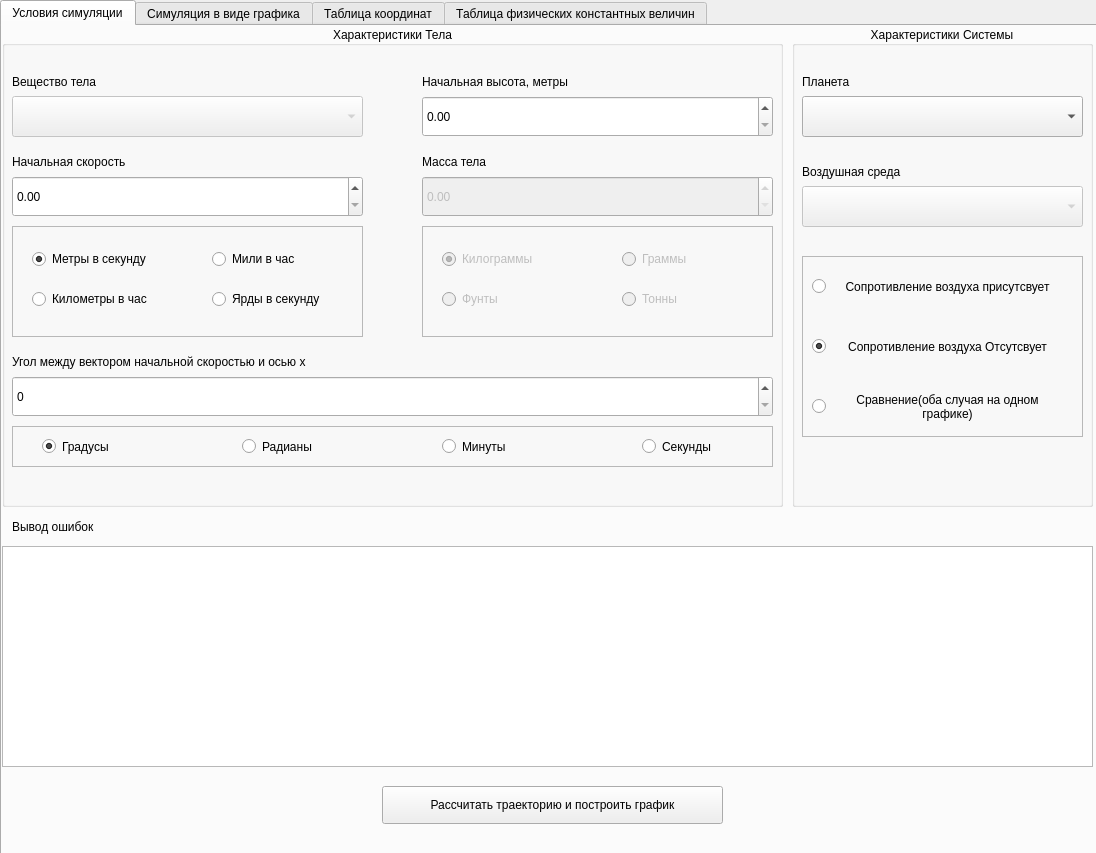
<?xml version="1.0" encoding="UTF-8"?>
<ui version="4.0">
 <class>MainWindow</class>
 <widget class="QMainWindow" name="MainWindow">
  <property name="geometry">
   <rect>
    <x>0</x>
    <y>0</y>
    <width>1096</width>
    <height>853</height>
   </rect>
  </property>
  <property name="windowTitle">
   <string>Projectile simulation</string>
  </property>
  <property name="tabShape">
   <enum>QTabWidget::Rounded</enum>
  </property>
  <widget class="QWidget" name="centralwidget">
   <widget class="QTabWidget" name="tabWidget">
    <property name="geometry">
     <rect>
      <x>0</x>
      <y>0</y>
      <width>1101</width>
      <height>861</height>
     </rect>
    </property>
    <property name="currentIndex">
     <number>0</number>
    </property>
    <widget class="QWidget" name="tab">
     <attribute name="title">
      <string>Условия симуляции</string>
     </attribute>
     <widget class="QGroupBox" name="groupBox">
      <property name="geometry">
       <rect>
        <x>0</x>
        <y>0</y>
        <width>781</width>
        <height>481</height>
       </rect>
      </property>
      <property name="title">
       <string>Характеристики Тела</string>
      </property>
      <property name="alignment">
       <set>Qt::AlignCenter</set>
      </property>
      <property name="flat">
       <bool>false</bool>
      </property>
      <property name="checkable">
       <bool>false</bool>
      </property>
      <widget class="QComboBox" name="comboBox_density">
       <property name="enabled">
        <bool>false</bool>
       </property>
       <property name="geometry">
        <rect>
         <x>10</x>
         <y>70</y>
         <width>351</width>
         <height>41</height>
        </rect>
       </property>
       <item>
        <property name="text">
         <string/>
        </property>
       </item>
       <item>
        <property name="text">
         <string>Литий</string>
        </property>
       </item>
       <item>
        <property name="text">
         <string>Натрий </string>
        </property>
       </item>
       <item>
        <property name="text">
         <string>Бериллий</string>
        </property>
       </item>
       <item>
        <property name="text">
         <string>Алюминий</string>
        </property>
       </item>
       <item>
        <property name="text">
         <string>Германий</string>
        </property>
       </item>
       <item>
        <property name="text">
         <string>Хром</string>
        </property>
       </item>
       <item>
        <property name="text">
         <string>Железо</string>
        </property>
       </item>
       <item>
        <property name="text">
         <string>Медь</string>
        </property>
       </item>
       <item>
        <property name="text">
         <string>Серебро</string>
        </property>
       </item>
       <item>
        <property name="text">
         <string>Свинец</string>
        </property>
       </item>
       <item>
        <property name="text">
         <string>Палладий</string>
        </property>
       </item>
       <item>
        <property name="text">
         <string>Уран</string>
        </property>
       </item>
       <item>
        <property name="text">
         <string>Золото</string>
        </property>
       </item>
       <item>
        <property name="text">
         <string>Платина</string>
        </property>
       </item>
       <item>
        <property name="text">
         <string>Иридий</string>
        </property>
       </item>
      </widget>
      <widget class="QLabel" name="density_label">
       <property name="geometry">
        <rect>
         <x>10</x>
         <y>40</y>
         <width>251</width>
         <height>31</height>
        </rect>
       </property>
       <property name="text">
        <string>Вещество тела</string>
       </property>
      </widget>
      <widget class="QLabel" name="speed_label">
       <property name="geometry">
        <rect>
         <x>10</x>
         <y>120</y>
         <width>191</width>
         <height>31</height>
        </rect>
       </property>
       <property name="text">
        <string>Начальная скорость</string>
       </property>
      </widget>
      <widget class="QLabel" name="mass_label">
       <property name="geometry">
        <rect>
         <x>420</x>
         <y>120</y>
         <width>271</width>
         <height>31</height>
        </rect>
       </property>
       <property name="text">
        <string>Масса тела</string>
       </property>
      </widget>
      <widget class="QDoubleSpinBox" name="startspeedbox">
       <property name="geometry">
        <rect>
         <x>10</x>
         <y>150</y>
         <width>351</width>
         <height>41</height>
        </rect>
       </property>
       <property name="maximum">
        <double>10000.989999999999782</double>
       </property>
      </widget>
      <widget class="QDoubleSpinBox" name="massBox">
       <property name="enabled">
        <bool>false</bool>
       </property>
       <property name="geometry">
        <rect>
         <x>420</x>
         <y>150</y>
         <width>351</width>
         <height>41</height>
        </rect>
       </property>
       <property name="maximum">
        <double>10000.989999999999782</double>
       </property>
      </widget>
      <widget class="QFrame" name="speedframe">
       <property name="geometry">
        <rect>
         <x>10</x>
         <y>200</y>
         <width>351</width>
         <height>111</height>
        </rect>
       </property>
       <property name="frameShape">
        <enum>QFrame::StyledPanel</enum>
       </property>
       <property name="frameShadow">
        <enum>QFrame::Raised</enum>
       </property>
       <widget class="QRadioButton" name="metresps">
        <property name="geometry">
         <rect>
          <x>20</x>
          <y>20</y>
          <width>171</width>
          <height>26</height>
         </rect>
        </property>
        <property name="text">
         <string>Метры в секунду</string>
        </property>
        <property name="checked">
         <bool>true</bool>
        </property>
       </widget>
       <widget class="QRadioButton" name="kilometresph">
        <property name="geometry">
         <rect>
          <x>20</x>
          <y>60</y>
          <width>161</width>
          <height>26</height>
         </rect>
        </property>
        <property name="text">
         <string>Километры в час</string>
        </property>
       </widget>
       <widget class="QRadioButton" name="milesph">
        <property name="geometry">
         <rect>
          <x>200</x>
          <y>20</y>
          <width>141</width>
          <height>26</height>
         </rect>
        </property>
        <property name="text">
         <string>Мили в час</string>
        </property>
       </widget>
       <widget class="QRadioButton" name="yardsps">
        <property name="geometry">
         <rect>
          <x>200</x>
          <y>60</y>
          <width>141</width>
          <height>26</height>
         </rect>
        </property>
        <property name="text">
         <string>Ярды в секунду</string>
        </property>
       </widget>
      </widget>
      <widget class="QFrame" name="massframe">
       <property name="enabled">
        <bool>false</bool>
       </property>
       <property name="geometry">
        <rect>
         <x>420</x>
         <y>200</y>
         <width>351</width>
         <height>111</height>
        </rect>
       </property>
       <property name="frameShape">
        <enum>QFrame::StyledPanel</enum>
       </property>
       <property name="frameShadow">
        <enum>QFrame::Raised</enum>
       </property>
       <widget class="QRadioButton" name="kilograms">
        <property name="geometry">
         <rect>
          <x>20</x>
          <y>20</y>
          <width>171</width>
          <height>26</height>
         </rect>
        </property>
        <property name="text">
         <string>Килограммы</string>
        </property>
        <property name="checked">
         <bool>true</bool>
        </property>
       </widget>
       <widget class="QRadioButton" name="pounds">
        <property name="geometry">
         <rect>
          <x>20</x>
          <y>60</y>
          <width>161</width>
          <height>26</height>
         </rect>
        </property>
        <property name="text">
         <string>Фунты</string>
        </property>
       </widget>
       <widget class="QRadioButton" name="grams">
        <property name="geometry">
         <rect>
          <x>200</x>
          <y>20</y>
          <width>141</width>
          <height>26</height>
         </rect>
        </property>
        <property name="text">
         <string>Граммы</string>
        </property>
       </widget>
       <widget class="QRadioButton" name="tons">
        <property name="geometry">
         <rect>
          <x>200</x>
          <y>60</y>
          <width>141</width>
          <height>26</height>
         </rect>
        </property>
        <property name="text">
         <string>Тонны</string>
        </property>
       </widget>
      </widget>
      <widget class="QLabel" name="label">
       <property name="geometry">
        <rect>
         <x>420</x>
         <y>40</y>
         <width>351</width>
         <height>31</height>
        </rect>
       </property>
       <property name="text">
        <string>Начальная высота, метры</string>
       </property>
      </widget>
      <widget class="QDoubleSpinBox" name="start_height">
       <property name="geometry">
        <rect>
         <x>420</x>
         <y>70</y>
         <width>351</width>
         <height>41</height>
        </rect>
       </property>
       <property name="maximum">
        <double>99000.990000000005239</double>
       </property>
      </widget>
      <widget class="QLabel" name="angle_label">
       <property name="geometry">
        <rect>
         <x>10</x>
         <y>320</y>
         <width>621</width>
         <height>31</height>
        </rect>
       </property>
       <property name="text">
        <string>Угол между вектором начальной скоростью и осью x</string>
       </property>
      </widget>
      <widget class="QSpinBox" name="anglebox">
       <property name="geometry">
        <rect>
         <x>10</x>
         <y>350</y>
         <width>761</width>
         <height>41</height>
        </rect>
       </property>
       <property name="maximum">
        <number>90000</number>
       </property>
      </widget>
      <widget class="QFrame" name="angleframe">
       <property name="geometry">
        <rect>
         <x>10</x>
         <y>400</y>
         <width>761</width>
         <height>41</height>
        </rect>
       </property>
       <property name="frameShape">
        <enum>QFrame::StyledPanel</enum>
       </property>
       <property name="frameShadow">
        <enum>QFrame::Raised</enum>
       </property>
       <widget class="QRadioButton" name="degrees">
        <property name="geometry">
         <rect>
          <x>30</x>
          <y>0</y>
          <width>101</width>
          <height>41</height>
         </rect>
        </property>
        <property name="text">
         <string>Градусы</string>
        </property>
        <property name="checked">
         <bool>true</bool>
        </property>
       </widget>
       <widget class="QRadioButton" name="radians">
        <property name="geometry">
         <rect>
          <x>230</x>
          <y>0</y>
          <width>101</width>
          <height>41</height>
         </rect>
        </property>
        <property name="text">
         <string>Радианы</string>
        </property>
       </widget>
       <widget class="QRadioButton" name="minutes">
        <property name="geometry">
         <rect>
          <x>430</x>
          <y>0</y>
          <width>101</width>
          <height>41</height>
         </rect>
        </property>
        <property name="text">
         <string>Минуты</string>
        </property>
       </widget>
       <widget class="QRadioButton" name="seconds">
        <property name="geometry">
         <rect>
          <x>630</x>
          <y>0</y>
          <width>101</width>
          <height>41</height>
         </rect>
        </property>
        <property name="text">
         <string>Секунды</string>
        </property>
       </widget>
      </widget>
     </widget>
     <widget class="QGroupBox" name="systemcharacteristics">
      <property name="geometry">
       <rect>
        <x>790</x>
        <y>0</y>
        <width>301</width>
        <height>481</height>
       </rect>
      </property>
      <property name="title">
       <string>Характеристики Системы</string>
      </property>
      <property name="alignment">
       <set>Qt::AlignCenter</set>
      </property>
      <widget class="QLabel" name="planet_label">
       <property name="geometry">
        <rect>
         <x>10</x>
         <y>40</y>
         <width>141</width>
         <height>31</height>
        </rect>
       </property>
       <property name="text">
        <string>Планета</string>
       </property>
      </widget>
      <widget class="QComboBox" name="comboBox_planet">
       <property name="geometry">
        <rect>
         <x>10</x>
         <y>70</y>
         <width>281</width>
         <height>41</height>
        </rect>
       </property>
       <item>
        <property name="text">
         <string/>
        </property>
       </item>
       <item>
        <property name="text">
         <string>Плутон</string>
        </property>
       </item>
       <item>
        <property name="text">
         <string>Эрида</string>
        </property>
       </item>
       <item>
        <property name="text">
         <string>Луна</string>
        </property>
       </item>
       <item>
        <property name="text">
         <string>Меркурий</string>
        </property>
       </item>
       <item>
        <property name="text">
         <string>Марс</string>
        </property>
       </item>
       <item>
        <property name="text">
         <string>Уран</string>
        </property>
       </item>
       <item>
        <property name="text">
         <string>Венера</string>
        </property>
       </item>
       <item>
        <property name="text">
         <string>Земля</string>
        </property>
       </item>
       <item>
        <property name="text">
         <string>Сатурн</string>
        </property>
       </item>
       <item>
        <property name="text">
         <string>Нептун</string>
        </property>
       </item>
       <item>
        <property name="text">
         <string>Юпитер</string>
        </property>
       </item>
      </widget>
      <widget class="QLabel" name="environment_label">
       <property name="geometry">
        <rect>
         <x>10</x>
         <y>130</y>
         <width>131</width>
         <height>31</height>
        </rect>
       </property>
       <property name="text">
        <string>Воздушная среда</string>
       </property>
       <property name="scaledContents">
        <bool>false</bool>
       </property>
       <property name="wordWrap">
        <bool>false</bool>
       </property>
      </widget>
      <widget class="QComboBox" name="comboBox_environment">
       <property name="enabled">
        <bool>false</bool>
       </property>
       <property name="geometry">
        <rect>
         <x>10</x>
         <y>160</y>
         <width>281</width>
         <height>41</height>
        </rect>
       </property>
       <item>
        <property name="text">
         <string/>
        </property>
       </item>
       <item>
        <property name="text">
         <string>Водород</string>
        </property>
       </item>
       <item>
        <property name="text">
         <string>Гелий</string>
        </property>
       </item>
       <item>
        <property name="text">
         <string>Метан</string>
        </property>
       </item>
       <item>
        <property name="text">
         <string>Аммиак</string>
        </property>
       </item>
       <item>
        <property name="text">
         <string>Воздух</string>
        </property>
       </item>
       <item>
        <property name="text">
         <string>Аргон</string>
        </property>
       </item>
       <item>
        <property name="text">
         <string>Углекислый газ</string>
        </property>
       </item>
       <item>
        <property name="text">
         <string>Хлор</string>
        </property>
       </item>
       <item>
        <property name="text">
         <string>Криптон</string>
        </property>
       </item>
       <item>
        <property name="text">
         <string>Ксенон</string>
        </property>
       </item>
       <item>
        <property name="text">
         <string>Радон</string>
        </property>
       </item>
       <item>
        <property name="text">
         <string>Гексафторид вольфрама</string>
        </property>
       </item>
      </widget>
      <widget class="QFrame" name="airresistanceframe">
       <property name="geometry">
        <rect>
         <x>10</x>
         <y>230</y>
         <width>281</width>
         <height>181</height>
        </rect>
       </property>
       <property name="frameShape">
        <enum>QFrame::StyledPanel</enum>
       </property>
       <property name="frameShadow">
        <enum>QFrame::Raised</enum>
       </property>
       <widget class="QRadioButton" name="airresistanceonbut">
        <property name="enabled">
         <bool>true</bool>
        </property>
        <property name="geometry">
         <rect>
          <x>10</x>
          <y>10</y>
          <width>21</width>
          <height>41</height>
         </rect>
        </property>
        <property name="checked">
         <bool>false</bool>
        </property>
       </widget>
       <widget class="QRadioButton" name="airresistanceoffbut">
        <property name="geometry">
         <rect>
          <x>10</x>
          <y>70</y>
          <width>21</width>
          <height>41</height>
         </rect>
        </property>
        <property name="text">
         <string/>
        </property>
        <property name="checked">
         <bool>true</bool>
        </property>
       </widget>
       <widget class="QLabel" name="label_2">
        <property name="geometry">
         <rect>
          <x>40</x>
          <y>10</y>
          <width>211</width>
          <height>41</height>
         </rect>
        </property>
        <property name="text">
         <string>Сопротивление воздуха присутсвует</string>
        </property>
        <property name="alignment">
         <set>Qt::AlignCenter</set>
        </property>
        <property name="wordWrap">
         <bool>true</bool>
        </property>
       </widget>
       <widget class="QLabel" name="label_3">
        <property name="geometry">
         <rect>
          <x>40</x>
          <y>70</y>
          <width>211</width>
          <height>41</height>
         </rect>
        </property>
        <property name="text">
         <string>Сопротивление воздуха Отсутсвует</string>
        </property>
        <property name="alignment">
         <set>Qt::AlignCenter</set>
        </property>
        <property name="wordWrap">
         <bool>true</bool>
        </property>
       </widget>
       <widget class="QRadioButton" name="comparisonbut">
        <property name="geometry">
         <rect>
          <x>10</x>
          <y>130</y>
          <width>21</width>
          <height>41</height>
         </rect>
        </property>
        <property name="text">
         <string/>
        </property>
       </widget>
       <widget class="QLabel" name="label_9">
        <property name="geometry">
         <rect>
          <x>40</x>
          <y>130</y>
          <width>211</width>
          <height>41</height>
         </rect>
        </property>
        <property name="text">
         <string>Сравнение(оба случая на одном графике)</string>
        </property>
        <property name="alignment">
         <set>Qt::AlignCenter</set>
        </property>
        <property name="wordWrap">
         <bool>true</bool>
        </property>
       </widget>
      </widget>
     </widget>
     <widget class="QPlainTextEdit" name="errorscreen">
      <property name="geometry">
       <rect>
        <x>0</x>
        <y>520</y>
        <width>1091</width>
        <height>221</height>
       </rect>
      </property>
     </widget>
     <widget class="QLabel" name="label_4">
      <property name="geometry">
       <rect>
        <x>10</x>
        <y>490</y>
        <width>121</width>
        <height>22</height>
       </rect>
      </property>
      <property name="text">
       <string>Вывод ошибок</string>
      </property>
     </widget>
     <widget class="QPushButton" name="calculate">
      <property name="geometry">
       <rect>
        <x>380</x>
        <y>760</y>
        <width>341</width>
        <height>38</height>
       </rect>
      </property>
      <property name="text">
       <string>Рассчитать траекторию и построить график</string>
      </property>
     </widget>
    </widget>
    <widget class="QWidget" name="tab_2">
     <attribute name="title">
      <string>Симуляция в виде графика</string>
     </attribute>
     <widget class="PlotWidget" name="widget" native="true">
      <property name="geometry">
       <rect>
        <x>70</x>
        <y>20</y>
        <width>1001</width>
        <height>741</height>
       </rect>
      </property>
     </widget>
     <widget class="QLabel" name="label_5">
      <property name="geometry">
       <rect>
        <x>520</x>
        <y>770</y>
        <width>101</width>
        <height>31</height>
       </rect>
      </property>
      <property name="font">
       <font>
        <pointsize>20</pointsize>
       </font>
      </property>
      <property name="text">
       <string>Метры</string>
      </property>
      <property name="alignment">
       <set>Qt::AlignCenter</set>
      </property>
     </widget>
     <widget class="QLabel" name="label_6">
      <property name="geometry">
       <rect>
        <x>30</x>
        <y>290</y>
        <width>31</width>
        <height>201</height>
       </rect>
      </property>
      <property name="font">
       <font>
        <pointsize>20</pointsize>
       </font>
      </property>
      <property name="text">
       <string>М е т р ы</string>
      </property>
      <property name="wordWrap">
       <bool>true</bool>
      </property>
     </widget>
     <widget class="QLabel" name="label_7">
      <property name="geometry">
       <rect>
        <x>1040</x>
        <y>760</y>
        <width>31</width>
        <height>41</height>
       </rect>
      </property>
      <property name="font">
       <font>
        <pointsize>30</pointsize>
       </font>
      </property>
      <property name="text">
       <string>X</string>
      </property>
     </widget>
     <widget class="QLabel" name="label_8">
      <property name="geometry">
       <rect>
        <x>40</x>
        <y>10</y>
        <width>31</width>
        <height>41</height>
       </rect>
      </property>
      <property name="font">
       <font>
        <pointsize>30</pointsize>
       </font>
      </property>
      <property name="text">
       <string>Y</string>
      </property>
     </widget>
    </widget>
    <widget class="QWidget" name="tab_4">
     <attribute name="title">
      <string>Таблица координат</string>
     </attribute>
     <widget class="QTableWidget" name="coords_table1">
      <property name="geometry">
       <rect>
        <x>10</x>
        <y>60</y>
        <width>401</width>
        <height>741</height>
       </rect>
      </property>
      <column>
       <property name="text">
        <string>Время t, с</string>
       </property>
      </column>
      <column>
       <property name="text">
        <string>X, м</string>
       </property>
      </column>
      <column>
       <property name="text">
        <string>Y, м</string>
       </property>
      </column>
     </widget>
     <widget class="QTableWidget" name="coords_table2">
      <property name="geometry">
       <rect>
        <x>430</x>
        <y>60</y>
        <width>401</width>
        <height>741</height>
       </rect>
      </property>
      <column>
       <property name="text">
        <string>Время t, с</string>
       </property>
      </column>
      <column>
       <property name="text">
        <string>X, м</string>
       </property>
      </column>
      <column>
       <property name="text">
        <string>Y, м</string>
       </property>
      </column>
     </widget>
     <widget class="QGroupBox" name="groupBox_2">
      <property name="geometry">
       <rect>
        <x>850</x>
        <y>40</y>
        <width>231</width>
        <height>291</height>
       </rect>
      </property>
      <property name="title">
       <string>Сохранить таблицу</string>
      </property>
      <property name="alignment">
       <set>Qt::AlignCenter</set>
      </property>
      <widget class="QPushButton" name="savecsv">
       <property name="geometry">
        <rect>
         <x>10</x>
         <y>100</y>
         <width>211</width>
         <height>38</height>
        </rect>
       </property>
       <property name="text">
        <string>Сохранить в формате .csv</string>
       </property>
      </widget>
      <widget class="QLineEdit" name="csvfilename">
       <property name="geometry">
        <rect>
         <x>10</x>
         <y>60</y>
         <width>211</width>
         <height>36</height>
        </rect>
       </property>
      </widget>
      <widget class="QLabel" name="label_10">
       <property name="geometry">
        <rect>
         <x>10</x>
         <y>30</y>
         <width>211</width>
         <height>22</height>
        </rect>
       </property>
       <property name="text">
        <string>Название файла без.csv</string>
       </property>
       <property name="alignment">
        <set>Qt::AlignCenter</set>
       </property>
      </widget>
      <widget class="QLineEdit" name="dbfilename">
       <property name="geometry">
        <rect>
         <x>10</x>
         <y>180</y>
         <width>211</width>
         <height>36</height>
        </rect>
       </property>
       <property name="text">
        <string/>
       </property>
      </widget>
      <widget class="QPushButton" name="savedb">
       <property name="geometry">
        <rect>
         <x>10</x>
         <y>220</y>
         <width>211</width>
         <height>38</height>
        </rect>
       </property>
       <property name="text">
        <string>Сохранить в формате .db</string>
       </property>
      </widget>
      <widget class="QLabel" name="label_11">
       <property name="geometry">
        <rect>
         <x>10</x>
         <y>150</y>
         <width>211</width>
         <height>22</height>
        </rect>
       </property>
       <property name="text">
        <string>Название файла без.db</string>
       </property>
       <property name="alignment">
        <set>Qt::AlignCenter</set>
       </property>
      </widget>
     </widget>
     <widget class="QPlainTextEdit" name="savetextedit">
      <property name="geometry">
       <rect>
        <x>850</x>
        <y>370</y>
        <width>231</width>
        <height>321</height>
       </rect>
      </property>
      <property name="readOnly">
       <bool>true</bool>
      </property>
     </widget>
     <widget class="QLabel" name="label_12">
      <property name="geometry">
       <rect>
        <x>10</x>
        <y>21</y>
        <width>401</width>
        <height>41</height>
       </rect>
      </property>
      <property name="text">
       <string>Без сопротивления воздуха</string>
      </property>
      <property name="alignment">
       <set>Qt::AlignCenter</set>
      </property>
     </widget>
     <widget class="QLabel" name="label_13">
      <property name="geometry">
       <rect>
        <x>430</x>
        <y>21</y>
        <width>401</width>
        <height>41</height>
       </rect>
      </property>
      <property name="text">
       <string>С сопротивлением воздуха</string>
      </property>
      <property name="alignment">
       <set>Qt::AlignCenter</set>
      </property>
     </widget>
    </widget>
    <widget class="QWidget" name="tab_3">
     <attribute name="title">
      <string>Таблица физических константных величин</string>
     </attribute>
     <widget class="QTableWidget" name="environment_table">
      <property name="geometry">
       <rect>
        <x>50</x>
        <y>20</y>
        <width>541</width>
        <height>431</height>
       </rect>
      </property>
      <attribute name="horizontalHeaderDefaultSectionSize">
       <number>253</number>
      </attribute>
      <column>
       <property name="text">
        <string>Воздушная среда</string>
       </property>
      </column>
      <column>
       <property name="text">
        <string>Плотность</string>
       </property>
      </column>
     </widget>
     <widget class="QTableWidget" name="material_table">
      <property name="geometry">
       <rect>
        <x>650</x>
        <y>20</y>
        <width>431</width>
        <height>781</height>
       </rect>
      </property>
      <attribute name="horizontalHeaderDefaultSectionSize">
       <number>198</number>
      </attribute>
      <column>
       <property name="text">
        <string>Вещество</string>
       </property>
      </column>
      <column>
       <property name="text">
        <string>Плотность</string>
       </property>
      </column>
     </widget>
     <widget class="QTableWidget" name="planet_table">
      <property name="geometry">
       <rect>
        <x>10</x>
        <y>460</y>
        <width>631</width>
        <height>341</height>
       </rect>
      </property>
      <attribute name="horizontalHeaderDefaultSectionSize">
       <number>298</number>
      </attribute>
      <column>
       <property name="text">
        <string>Планета</string>
       </property>
      </column>
      <column>
       <property name="text">
        <string>Ускорение свободного падения</string>
       </property>
      </column>
     </widget>
    </widget>
   </widget>
  </widget>
 </widget>
 <customwidgets>
  <customwidget>
   <class>PlotWidget</class>
   <extends>QWidget</extends>
   <header>pyqtgraph</header>
   <container>1</container>
  </customwidget>
 </customwidgets>
 <resources/>
 <connections/>
</ui>
